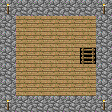

Tiled map render using the project's own tile images. Description and the whole map definition, tile-layer contents included, below:
An orthogonal 7x7 tile map with 16x16 px tiles, 2 tile layers (Ebene 5, Ebene 6), 5 hidden layers not drawn.

<map version="1.0" orientation="orthogonal" width="7" height="7" tilewidth="16" tileheight="16">
 <properties>
  <property name="offset" value="0" />
 </properties>
 <tileset firstgid="1" source="MC Realms.tsx" />
 <layer name="Ebene 0" width="7" height="7" visible="0">
  <data>
   <tile gid="25" />
   <tile gid="25" />
   <tile gid="25" />
   <tile gid="25" />
   <tile gid="25" />
   <tile gid="25" />
   <tile gid="25" />
   <tile gid="25" />
   <tile gid="0" />
   <tile gid="0" />
   <tile gid="0" />
   <tile gid="0" />
   <tile gid="0" />
   <tile gid="25" />
   <tile gid="25" />
   <tile gid="0" />
   <tile gid="0" />
   <tile gid="0" />
   <tile gid="0" />
   <tile gid="0" />
   <tile gid="25" />
   <tile gid="25" />
   <tile gid="0" />
   <tile gid="0" />
   <tile gid="0" />
   <tile gid="0" />
   <tile gid="124" />
   <tile gid="25" />
   <tile gid="25" />
   <tile gid="0" />
   <tile gid="0" />
   <tile gid="0" />
   <tile gid="0" />
   <tile gid="0" />
   <tile gid="25" />
   <tile gid="25" />
   <tile gid="0" />
   <tile gid="0" />
   <tile gid="0" />
   <tile gid="0" />
   <tile gid="0" />
   <tile gid="25" />
   <tile gid="25" />
   <tile gid="25" />
   <tile gid="25" />
   <tile gid="25" />
   <tile gid="25" />
   <tile gid="25" />
   <tile gid="25" />
  </data>
 </layer>
 <layer name="Ebene 1" width="7" height="7" visible="0">
  <data>
   <tile gid="25" />
   <tile gid="25" />
   <tile gid="25" />
   <tile gid="25" />
   <tile gid="25" />
   <tile gid="25" />
   <tile gid="25" />
   <tile gid="25" />
   <tile gid="0" />
   <tile gid="0" />
   <tile gid="0" />
   <tile gid="0" />
   <tile gid="0" />
   <tile gid="25" />
   <tile gid="25" />
   <tile gid="0" />
   <tile gid="0" />
   <tile gid="0" />
   <tile gid="0" />
   <tile gid="0" />
   <tile gid="25" />
   <tile gid="25" />
   <tile gid="0" />
   <tile gid="0" />
   <tile gid="0" />
   <tile gid="0" />
   <tile gid="124" />
   <tile gid="25" />
   <tile gid="25" />
   <tile gid="0" />
   <tile gid="0" />
   <tile gid="0" />
   <tile gid="0" />
   <tile gid="0" />
   <tile gid="25" />
   <tile gid="25" />
   <tile gid="0" />
   <tile gid="0" />
   <tile gid="0" />
   <tile gid="0" />
   <tile gid="0" />
   <tile gid="25" />
   <tile gid="25" />
   <tile gid="25" />
   <tile gid="25" />
   <tile gid="25" />
   <tile gid="25" />
   <tile gid="25" />
   <tile gid="25" />
  </data>
 </layer>
 <layer name="Ebene 2" width="7" height="7" visible="0">
  <data>
   <tile gid="25" />
   <tile gid="25" />
   <tile gid="25" />
   <tile gid="25" />
   <tile gid="25" />
   <tile gid="25" />
   <tile gid="25" />
   <tile gid="25" />
   <tile gid="5" />
   <tile gid="5" />
   <tile gid="5" />
   <tile gid="5" />
   <tile gid="5" />
   <tile gid="25" />
   <tile gid="25" />
   <tile gid="5" />
   <tile gid="5" />
   <tile gid="5" />
   <tile gid="5" />
   <tile gid="5" />
   <tile gid="25" />
   <tile gid="25" />
   <tile gid="5" />
   <tile gid="5" />
   <tile gid="5" />
   <tile gid="5" />
   <tile gid="124" />
   <tile gid="25" />
   <tile gid="25" />
   <tile gid="5" />
   <tile gid="5" />
   <tile gid="5" />
   <tile gid="5" />
   <tile gid="5" />
   <tile gid="25" />
   <tile gid="25" />
   <tile gid="5" />
   <tile gid="5" />
   <tile gid="5" />
   <tile gid="5" />
   <tile gid="5" />
   <tile gid="25" />
   <tile gid="25" />
   <tile gid="25" />
   <tile gid="25" />
   <tile gid="25" />
   <tile gid="25" />
   <tile gid="25" />
   <tile gid="25" />
  </data>
 </layer>
 <layer name="Ebene 3" width="7" height="7" visible="0">
  <data>
   <tile gid="25" />
   <tile gid="25" />
   <tile gid="25" />
   <tile gid="25" />
   <tile gid="25" />
   <tile gid="25" />
   <tile gid="25" />
   <tile gid="25" />
   <tile gid="0" />
   <tile gid="0" />
   <tile gid="0" />
   <tile gid="0" />
   <tile gid="0" />
   <tile gid="25" />
   <tile gid="25" />
   <tile gid="0" />
   <tile gid="0" />
   <tile gid="0" />
   <tile gid="0" />
   <tile gid="0" />
   <tile gid="25" />
   <tile gid="25" />
   <tile gid="0" />
   <tile gid="0" />
   <tile gid="0" />
   <tile gid="0" />
   <tile gid="124" />
   <tile gid="25" />
   <tile gid="25" />
   <tile gid="0" />
   <tile gid="0" />
   <tile gid="0" />
   <tile gid="0" />
   <tile gid="0" />
   <tile gid="25" />
   <tile gid="25" />
   <tile gid="0" />
   <tile gid="0" />
   <tile gid="0" />
   <tile gid="0" />
   <tile gid="0" />
   <tile gid="25" />
   <tile gid="25" />
   <tile gid="25" />
   <tile gid="25" />
   <tile gid="25" />
   <tile gid="25" />
   <tile gid="25" />
   <tile gid="25" />
  </data>
 </layer>
 <layer name="Ebene 4" width="7" height="7" visible="0">
  <data>
   <tile gid="25" />
   <tile gid="25" />
   <tile gid="25" />
   <tile gid="25" />
   <tile gid="25" />
   <tile gid="25" />
   <tile gid="25" />
   <tile gid="25" />
   <tile gid="0" />
   <tile gid="0" />
   <tile gid="0" />
   <tile gid="0" />
   <tile gid="0" />
   <tile gid="25" />
   <tile gid="25" />
   <tile gid="0" />
   <tile gid="0" />
   <tile gid="0" />
   <tile gid="0" />
   <tile gid="0" />
   <tile gid="25" />
   <tile gid="25" />
   <tile gid="0" />
   <tile gid="0" />
   <tile gid="0" />
   <tile gid="0" />
   <tile gid="124" />
   <tile gid="25" />
   <tile gid="25" />
   <tile gid="0" />
   <tile gid="0" />
   <tile gid="0" />
   <tile gid="0" />
   <tile gid="0" />
   <tile gid="25" />
   <tile gid="25" />
   <tile gid="0" />
   <tile gid="0" />
   <tile gid="0" />
   <tile gid="0" />
   <tile gid="0" />
   <tile gid="25" />
   <tile gid="25" />
   <tile gid="25" />
   <tile gid="25" />
   <tile gid="25" />
   <tile gid="25" />
   <tile gid="25" />
   <tile gid="25" />
  </data>
 </layer>
 <layer name="Ebene 5" width="7" height="7">
  <data>
   <tile gid="25" />
   <tile gid="25" />
   <tile gid="25" />
   <tile gid="25" />
   <tile gid="25" />
   <tile gid="25" />
   <tile gid="25" />
   <tile gid="25" />
   <tile gid="5" />
   <tile gid="5" />
   <tile gid="5" />
   <tile gid="5" />
   <tile gid="5" />
   <tile gid="25" />
   <tile gid="25" />
   <tile gid="5" />
   <tile gid="5" />
   <tile gid="5" />
   <tile gid="5" />
   <tile gid="5" />
   <tile gid="25" />
   <tile gid="25" />
   <tile gid="5" />
   <tile gid="5" />
   <tile gid="5" />
   <tile gid="5" />
   <tile gid="124" />
   <tile gid="25" />
   <tile gid="25" />
   <tile gid="5" />
   <tile gid="5" />
   <tile gid="5" />
   <tile gid="5" />
   <tile gid="5" />
   <tile gid="25" />
   <tile gid="25" />
   <tile gid="5" />
   <tile gid="5" />
   <tile gid="5" />
   <tile gid="5" />
   <tile gid="5" />
   <tile gid="25" />
   <tile gid="25" />
   <tile gid="25" />
   <tile gid="25" />
   <tile gid="25" />
   <tile gid="25" />
   <tile gid="25" />
   <tile gid="25" />
  </data>
 </layer>
 <layer name="Ebene 6" width="7" height="7">
  <data>
   <tile gid="69" />
   <tile gid="25" />
   <tile gid="25" />
   <tile gid="25" />
   <tile gid="25" />
   <tile gid="25" />
   <tile gid="69" />
   <tile gid="25" />
   <tile gid="0" />
   <tile gid="0" />
   <tile gid="0" />
   <tile gid="0" />
   <tile gid="0" />
   <tile gid="25" />
   <tile gid="25" />
   <tile gid="0" />
   <tile gid="0" />
   <tile gid="0" />
   <tile gid="0" />
   <tile gid="0" />
   <tile gid="25" />
   <tile gid="25" />
   <tile gid="0" />
   <tile gid="0" />
   <tile gid="0" />
   <tile gid="0" />
   <tile gid="0" />
   <tile gid="25" />
   <tile gid="25" />
   <tile gid="0" />
   <tile gid="0" />
   <tile gid="0" />
   <tile gid="0" />
   <tile gid="0" />
   <tile gid="25" />
   <tile gid="25" />
   <tile gid="0" />
   <tile gid="0" />
   <tile gid="0" />
   <tile gid="0" />
   <tile gid="0" />
   <tile gid="25" />
   <tile gid="69" />
   <tile gid="25" />
   <tile gid="25" />
   <tile gid="25" />
   <tile gid="25" />
   <tile gid="25" />
   <tile gid="69" />
  </data>
 </layer>
</map>
